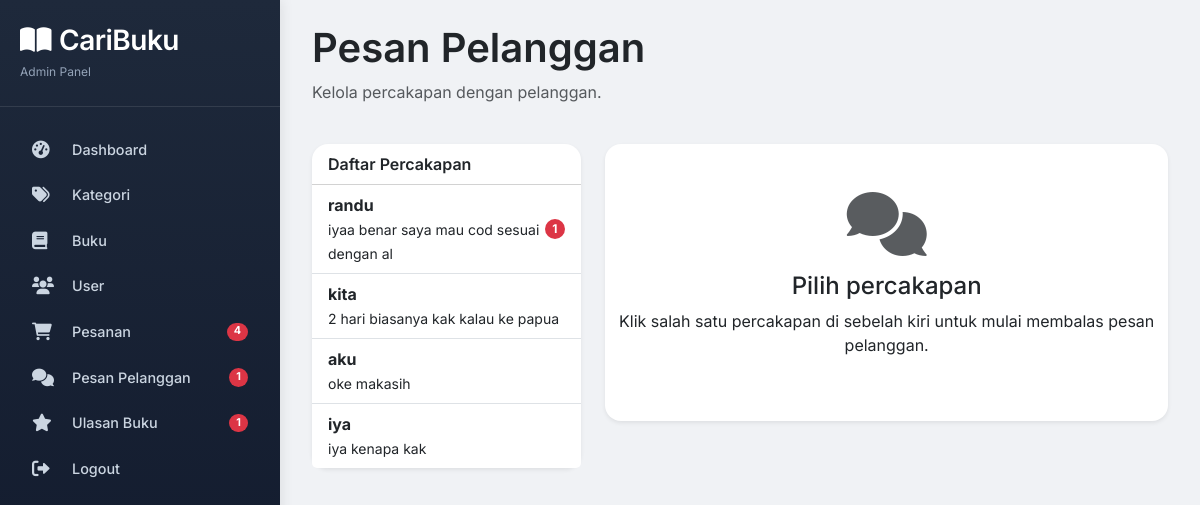
Page /admin/messages.php (signed in) on the committed database.
### tables this page shows
CREATE TABLE `conversations` (
  `id` int(11) NOT NULL,
  `user_id` int(11) NOT NULL,
  `admin_id` int(11) NOT NULL DEFAULT 1,
  `last_message` text DEFAULT NULL,
  `last_message_time` timestamp NULL DEFAULT NULL,
  `created_at` timestamp NOT NULL DEFAULT current_timestamp()
);

CREATE TABLE `users` (
  `id` int(11) NOT NULL,
  `name` varchar(100) NOT NULL,
  `email` varchar(100) NOT NULL,
  `password` varchar(255) NOT NULL,
  `role` enum('admin','user') DEFAULT 'user',
  `created_at` timestamp NOT NULL DEFAULT current_timestamp()
);

### models/Conversation.php (called while the page is built, shortened)
<?php
require_once __DIR__ . '/../config/database.php';
class Conversation {
    private $conn;
    public function __construct() {
        global $conn;
        $this->conn = $conn;
    }
    public function getAllForAdmin($admin_id = 1) {
        $stmt = $this->conn->prepare("
            SELECT c.*, u.name as user_name, u.email as user_email,
                   (SELECT COUNT(*) FROM messages WHERE conversation_id = c.id AND receiver_id = ? AND is_read = 0) as unread_count
            FROM conversations c
            JOIN users u ON c.user_id = u.id
            WHERE c.admin_id = ?
            ORDER BY c.last_message_time DESC
        ");
        $stmt->bind_param("ii", $admin_id, $admin_id);
        $stmt->execute();
        return $stmt->get_result()->fetch_all(MYSQLI_ASSOC);
    }
}
?>

### admin/messages.php (the view, shortened to what this page needs)
<?php
require_once '../models/Conversation.php';
$admin_id = $_SESSION['user_id'];
$convModel = new Conversation();
require_once __DIR__ . '/includes/header.php';
$selected_user_id = isset($_GET['user']) ? intval($_GET['user']) : 0;
$conversations = $convModel->getAllForAdmin($admin_id);
$messages = [];
?>
<div class="d-flex justify-content-between align-items-center mb-4">
    <div><h1 class="display-6 fw-semibold">Pesan Pelanggan</h1><p class="text-muted">Kelola percakapan dengan pelanggan.</p></div>
</div>
<div class="row g-4">
    <div class="col-md-4">
        <div class="card border-0 shadow-sm rounded-4">
            <div class="card-header bg-transparent fw-semibold">Daftar Percakapan</div>
            <div class="list-group list-group-flush">
                <?php if (empty($conversations)): ?>
                    <div class="list-group-item text-muted">Belum ada percakapan.</div>
                <?php else: ?>
                    <?php foreach ($conversations as $conv): ?>
                        <a href="?user=<?= $conv['user_id'] ?>" class="list-group-item list-group-item-action d-flex justify-content-between align-items-center <?= ($selected_user_id == $conv['user_id']) ? 'active' : '' ?>">
                            <div>
                                <strong><?= htmlspecialchars($conv['user_name']) ?></strong><br>
                                <small><?= htmlspecialchars(substr($conv['last_message'] ?? '', 0, 40)) ?></small>
                            </div>
                            <?php if ($conv['unread_count'] > 0): ?>
                                <span class="badge bg-danger rounded-pill"><?= $conv['unread_count'] ?></span>
                            <?php endif; ?>
                        </a>
                    <?php endforeach; ?>
                <?php endif; ?>
            </div>
        </div>
    </div>
    <div class="col-md-8">
        <?php if ($selected_user_id): ?>
            <div class="card border-0 shadow-sm rounded-4">
                <div class="card-header bg-transparent fw-semibold d-flex justify-content-between">
                    <span><i class="fas fa-user-circle me-2"></i> Percakapan dengan User ID: <?= $selected_user_id ?></span>
                </div>
                <div class="card-body" style="height: 400px; overflow-y: auto; background: #f8f9fc;" id="chatMessages">
                    <?php foreach ($messages as $msg): ?>
                        <div class="d-flex mb-3 <?= $msg['sender_id'] == $admin_id ? 'justify-content-end' : 'justify-content-start' ?>">
                            <div class="p-2 rounded-3 <?= $msg['sender_id'] == $admin_id ? 'bg-primary text-white' : 'bg-white border' ?>" style="max-width: 75%;">
                                <?= nl2br(htmlspecialchars($msg['message'])) ?>
                                <div class="small <?= $msg['sender_id'] == $admin_id ? 'text-white-50' : 'text-muted' ?>"><?= date('H:i d/m/Y', strtotime($msg['created_at'])) ?></div>
                            </div>
                        </div>
                    <?php endforeach; ?>
                </div>
                <form method="POST" class="p-3 border-top d-flex gap-2">
                    <input type="text" name="message" class="form-control rounded-pill" placeholder="Tulis balasan..." required autocomplete="off">
                    <button type="submit" class="btn btn-primary rounded-pill"><i class="fas fa-paper-plane"></i> Kirim</button>
                </form>
            </div>
        <?php else: ?>
            <div class="card border-0 shadow-sm rounded-4 text-center py-5">
                <i class="fas fa-comments fa-4x text-muted mb-3"></i>
                <h4>Pilih percakapan</h4>
                <p>Klik salah satu percakapan di sebelah kiri untuk mulai membalas pesan pelanggan.</p>
            </div>
        <?php endif; ?>
    </div>
</div>
<?php require_once __DIR__ . '/includes/footer.php'; ?>

### admin/includes/header.php (style rules this page uses)
* { font-family: 'Inter', sans-serif; }
body { background: #f0f2f5; margin: 0; padding: 0; }

### rows in the picture
conversations: user.name "randu", last_message "iyaa benar saya mau cod sesuai dengan al", unread_count "1"
conversations: user.name "kita", last_message "2 hari biasanya kak kalau ke papua"
conversations: user.name "aku", last_message "oke makasih"
conversations: user.name "iya", last_message "iya kenapa kak"

### other values in the picture
$pendingOrdersCount "4"
$unreadChatCount "1"
$pendingReviewsCount "1"
